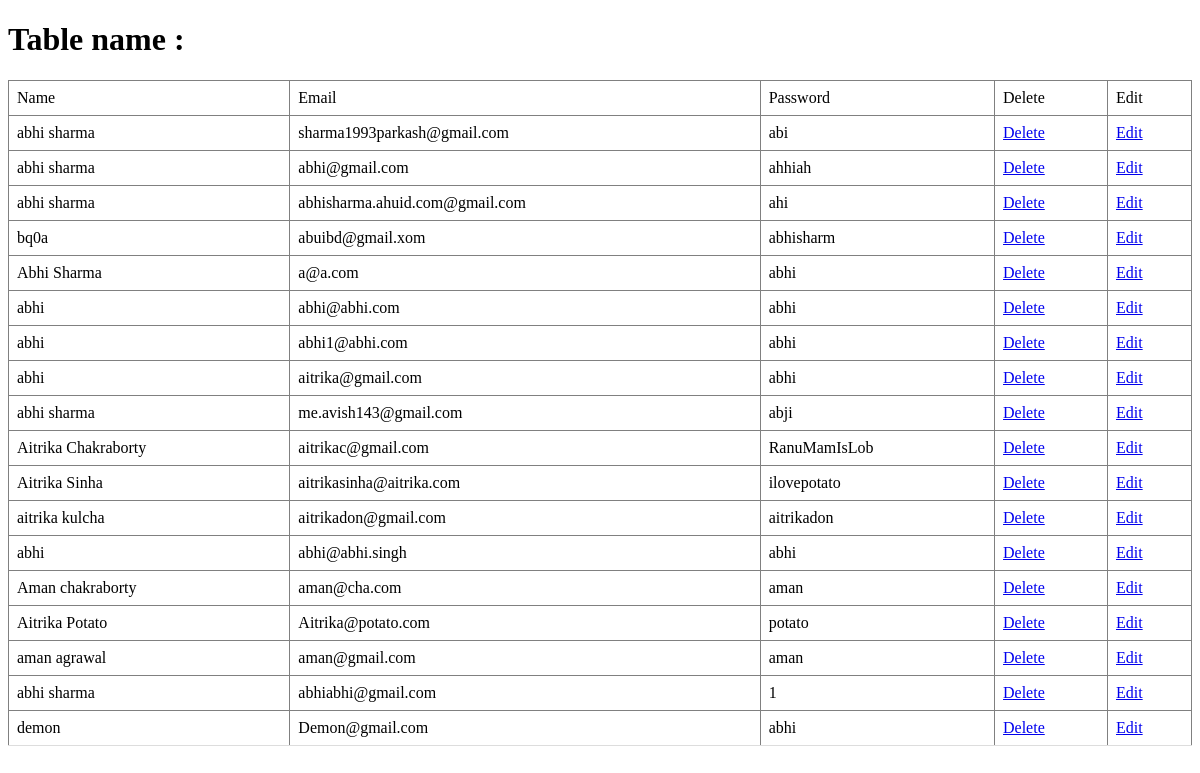
The page /show on the database as committed earlier.
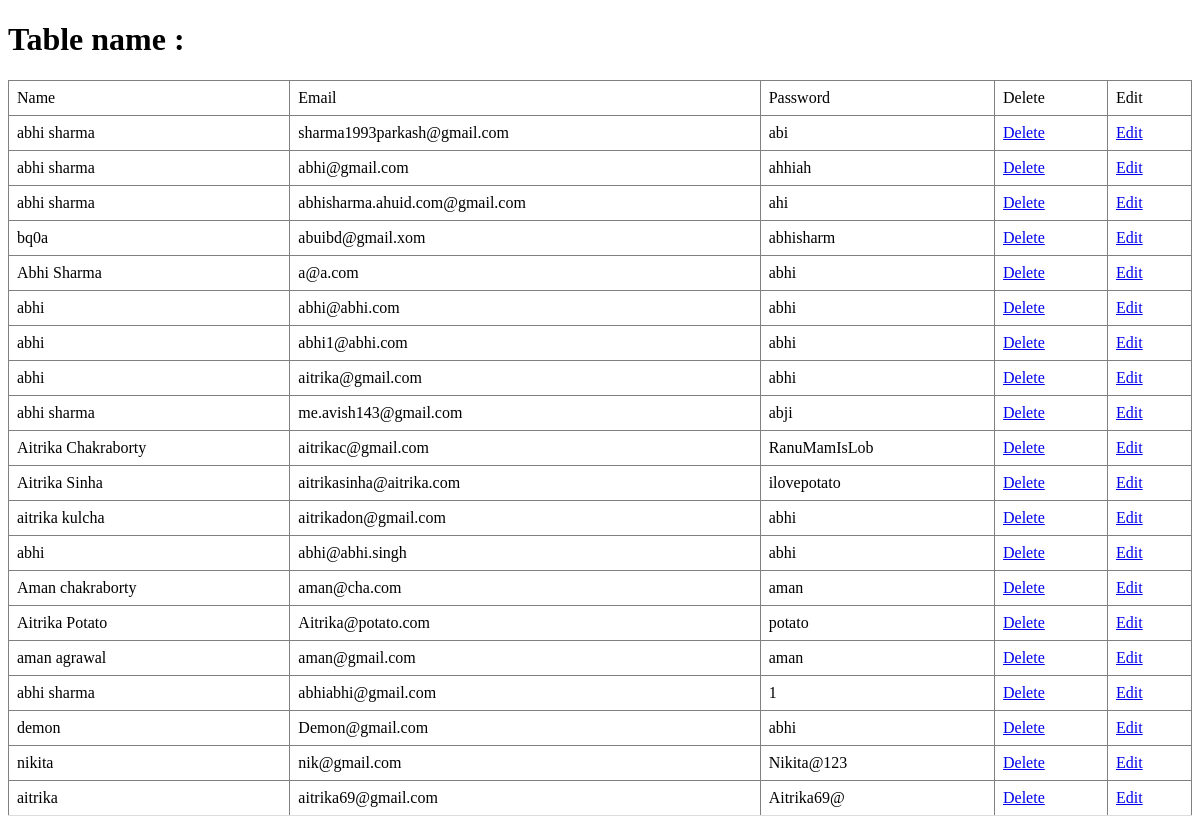
The same page on the database as committed later.
### expense_tracker/models.py (models this page shows)
class user(models.Model):
    name = models.CharField(max_length=50)
    email = models.EmailField(max_length=50)
    password = models.CharField(max_length=50)
    class Meta:
        db_table = "user"

### expense_tracker/views.py (the view)
# urls.py: path('show' , views.show),
def show(request ):
    u = user.objects.all()
    return render(request , 'show.html' , {'db':u})

### expense_tracker/templates/show.html (shortened to what this page needs)
<!DOCTYPE html>
<html lang="en">
<head>
</head>
<body>
<h1>Table name  : {{db.user_email}}</h1>
<table border="1px">
    <tr>
        <td>Name</td>
        <td>Email</td>
        <td>Password</td>
        <td>Delete</td>
        <td>Edit</td>
    </tr>
    {% for i in db %}
        <td>{{i.name}}</td>
        <td>{{i.email}}</td>
        <td>{{i.password}}</td>
        <td><a href="del/{{i.id}}">Delete</a></td>
        <td><a href="edit/{{i.id}}">Edit</a></td>
    {% endfor %}
</table>
</body>
</html>

### expense_tracker/templates/show.html (style rules this page uses)
table { border-collapse: collapse; width: 100%; }
th, td { padding: 8px; text-align: left; border-bottom: 1px solid #ddd; }

Rows that differ between the two databases and show on the page:
changed user "aitrika kulcha": password "aitrikadon" → "abhi"
added user: name "nikita", email "nik@gmail.com", password "Nikita@123"
added user: name "aitrika", email "aitrika69@gmail.com", password "Aitrika69@"
